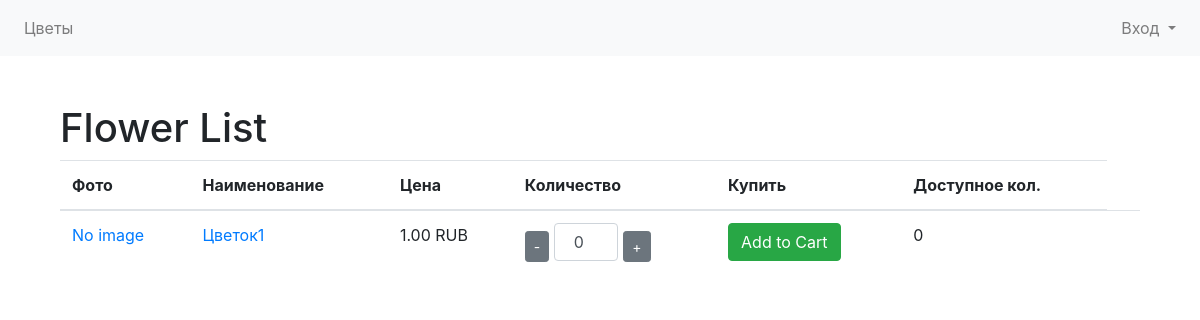
The app's page /flowers/, older data.
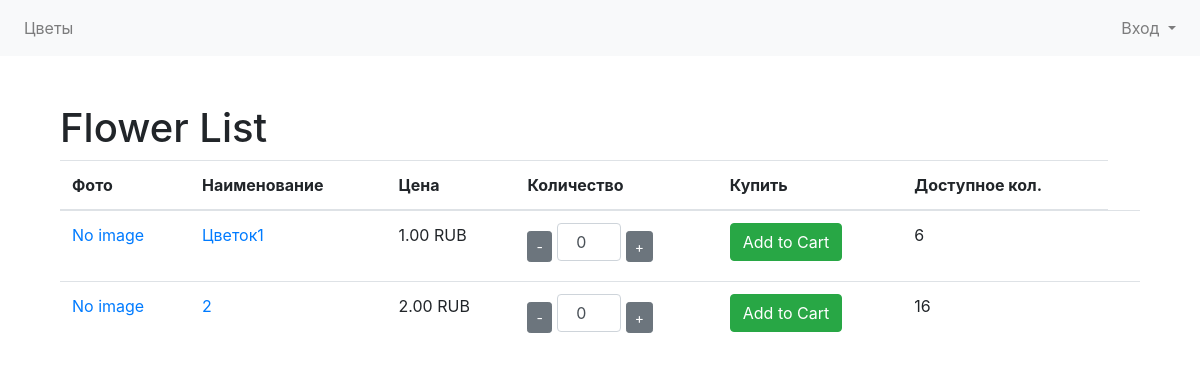
The same page, newer data.
### flowers/models.py (models this page shows)
class Flower(models.Model):
    name = models.CharField(max_length=100)
    description = models.TextField()
    price = models.DecimalField(max_digits=6, decimal_places=2, blank=True, null=True)
    image = models.ImageField(upload_to='flowers/', blank=True, null=True)
    stock = models.DecimalField(max_digits=6, decimal_places=0, blank=True, null=True, default=0)# Requires Pillow library

### flowers/views.py (the view)
# urls.py: path('', views.FlowerListView.as_view(), name='flower-list'),
class FlowerListView(ListView):
    model = Flower
    template_name = 'flowers/flower_list.html'
    context_object_name = 'flowers'
    context = {'use_specific_css': True}

### Templates/flowers/flower_list.html (shortened to what this page needs)
{% extends 'base.html' %}
{% block content %}
    <div class="container">
        <div class="row">
            <div class="col">
                <h1>Flower List</h1>
                <table class="table">
                    <thead>
                        <tr>
                            <th>Фото</th>
                            <th>Наименование</th>
                            <th>Цена</th>
                            <th>Количество</th>
                            <th>Купить</th>
                            <th>Доступное кол.</th>
                        </tr>
                    </thead>
                    <tbody>
                        {% for flower in flowers %}
                            <tr>
                                <td>
                                    <a href="{% url 'flowers:flower-detail' flower.id %}">
                                        {% if flower.image %}
                                            <img src="{{ flower.image.url }}" alt="{{ flower.name }}" width="50">
                                        {% else %}
                                            <p>No image</p>
                                        {% endif %}
                                    </a>
                                </td>
                                <td>
                                    <a href="{% url 'flowers:flower-detail' flower.id %}">
                                        {{ flower.name }}
                                    </a>
                                </td>
                                <td>{{ flower.price }} RUB</td>
                                <td>
                                    <div class="quantity-control" style="display: flex; align-items: center; gap: 5px;">
                                        <button class="btn btn-sm btn-secondary decrement-btn">-</button>
                                        <label>
                                            <input type="number" class="form-control quantity-input" value="0" min="0" data-flower-id="{{ flower.id }}"
                                                   style="width: auto; min-width: 2em; max-width: 4em; text-align: center" id="quantityInput" data-stock={{ flower.stock }}>
                                        </label>
                                        <button class="btn btn-sm btn-secondary increment-btn">+</button>
                                    </div>
                                </td>
                                <td>
                                    <button class="btn btn-success add-to-cart-btn" data-flower-id="{{ flower.id }}">
                                         Add to Cart
                                    </button>
                                </td>
                                <td>
                                    <p>{{ flower.stock }}</p>
                                </td>
                                <td>
                                </td>
                            </tr>
                        {% endfor %}
                    </tbody>
                </table>
            </div>
        </div>
    </div>
{% endblock %}

### Templates/base.html (shortened to what this page needs)
<!DOCTYPE html>
<html lang="ru">
<head>
    {% load static %}
    <link rel="stylesheet" href="{% static 'css/style.css' %}">
    <link rel="stylesheet" href="https://stackpath.bootstrapcdn.com/bootstrap/4.5.2/css/bootstrap.min.css">
</head>
<body>
    <nav class="navbar navbar-expand-lg navbar-light bg-light">
            <div class="collapse navbar-collapse" id="navbarNav">
                <ul class="navbar-nav mr-auto">
                    <li class="nav-item">
                        <a class="nav-link" href="{% url 'flowers:flower-list' %}">Цветы</a>
                    </li>
                </ul>
                <ul class="navbar-nav ">
                    <li class="nav-item dropdown">
                        <a class="nav-link dropdown-toggle" href="#" id="navbarDropdown" role="button" data-toggle="dropdown" aria-haspopup="true" aria-expanded="false">
                            {% if user.is_authenticated %}
                                {{ user.username }}
                            {% else %}
                                Вход
                            {% endif %}
                        </a>
                    </li>
                </ul>
            </div>
    </nav>
    <div class="container mt-5">
        {% block content %}
        {% endblock %}
    </div>
</body>
</html>

Row changes from the older to the newer data that the page shows:
changed Flower "Цветок1": stock "0" → "6"
added Flower: image "No image", name "2", price "2.00", stock "16"
